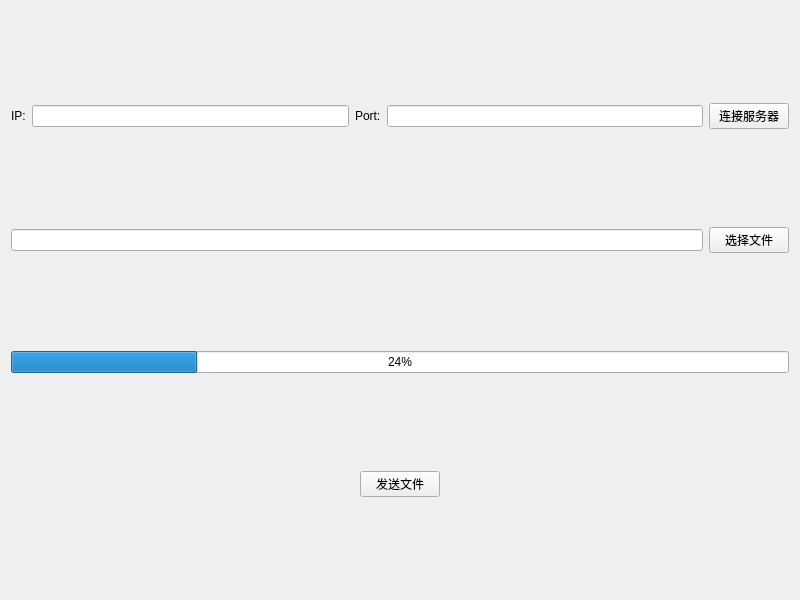
<?xml version="1.0" encoding="UTF-8"?>
<ui version="4.0">
 <class>Widget</class>
 <widget class="QWidget" name="Widget">
  <property name="geometry">
   <rect>
    <x>0</x>
    <y>0</y>
    <width>800</width>
    <height>600</height>
   </rect>
  </property>
  <property name="windowTitle">
   <string>Widget</string>
  </property>
  <property name="windowIcon">
   <iconset resource="rescouse.qrc">
    <normaloff>:/res/client.ico</normaloff>:/res/client.ico</iconset>
  </property>
  <layout class="QHBoxLayout" name="horizontalLayout_5">
   <item>
    <layout class="QVBoxLayout" name="verticalLayout">
     <item>
      <layout class="QHBoxLayout" name="horizontalLayout_3">
       <item>
        <layout class="QHBoxLayout" name="horizontalLayout">
         <item>
          <widget class="QLabel" name="label">
           <property name="text">
            <string>IP:</string>
           </property>
          </widget>
         </item>
         <item>
          <widget class="QLineEdit" name="ip"/>
         </item>
         <item>
          <widget class="QLabel" name="label_2">
           <property name="text">
            <string>Port:</string>
           </property>
          </widget>
         </item>
         <item>
          <widget class="QLineEdit" name="Port"/>
         </item>
        </layout>
       </item>
       <item>
        <widget class="QPushButton" name="setFile_2">
         <property name="text">
          <string>连接服务器</string>
         </property>
        </widget>
       </item>
      </layout>
     </item>
     <item>
      <layout class="QHBoxLayout" name="horizontalLayout_2">
       <item>
        <widget class="QLineEdit" name="filepath"/>
       </item>
       <item>
        <widget class="QPushButton" name="setFile">
         <property name="text">
          <string>选择文件</string>
         </property>
        </widget>
       </item>
      </layout>
     </item>
     <item>
      <widget class="QProgressBar" name="progressBar">
       <property name="value">
        <number>24</number>
       </property>
      </widget>
     </item>
     <item>
      <layout class="QHBoxLayout" name="horizontalLayout_4">
       <item>
        <spacer name="horizontalSpacer">
         <property name="orientation">
          <enum>Qt::Horizontal</enum>
         </property>
         <property name="sizeHint" stdset="0">
          <size>
           <width>40</width>
           <height>20</height>
          </size>
         </property>
        </spacer>
       </item>
       <item>
        <widget class="QPushButton" name="send">
         <property name="text">
          <string>发送文件</string>
         </property>
        </widget>
       </item>
       <item>
        <spacer name="horizontalSpacer_2">
         <property name="orientation">
          <enum>Qt::Horizontal</enum>
         </property>
         <property name="sizeHint" stdset="0">
          <size>
           <width>40</width>
           <height>20</height>
          </size>
         </property>
        </spacer>
       </item>
      </layout>
     </item>
    </layout>
   </item>
  </layout>
 </widget>
 <resources>
  <include location="rescouse.qrc"/>
 </resources>
 <connections/>
</ui>
